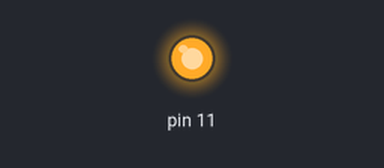
Simulated run of this program. Board: Raspberry Pi (header pin numbers). On the bench: output pins drawn as LEDs (lit = HIGH). At 40.0 s the program stops and its outputs stay as they are.

Above: at 0.5 s.
At 1.5 s:
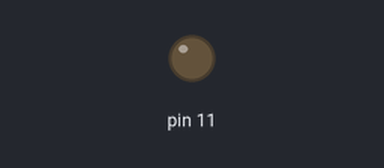
Timing chart, 0 to 5.2 s (numbered marks = the images above):
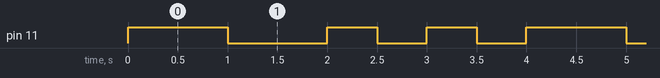

Measured:
- by itself, pin 11: repeats every 4.0 s: LOW 1.0 s, 2 × (HIGH 0.50 s, LOW 0.50 s), HIGH 1.0 s
- by itself, everything shown: repeats every 4.0 s, in 6 steps

The program:

GPIO_test.py
```python
import RPi.GPIO as gpio
import time

gpio.setmode(gpio.BOARD)
gpio.setup(11,gpio.OUT)

for i in range(10):
    gpio.output(11,True)
    time.sleep(1)
    gpio.output(11,False)
    time.sleep(1)
    gpio.output(11,True)
    time.sleep(0.5)
    gpio.output(11,False)
    time.sleep(0.5)
    gpio.output(11,True)
    time.sleep(0.5)
    gpio.output(11,False)
    time.sleep(0.5)

gpio.cleanup()
```
